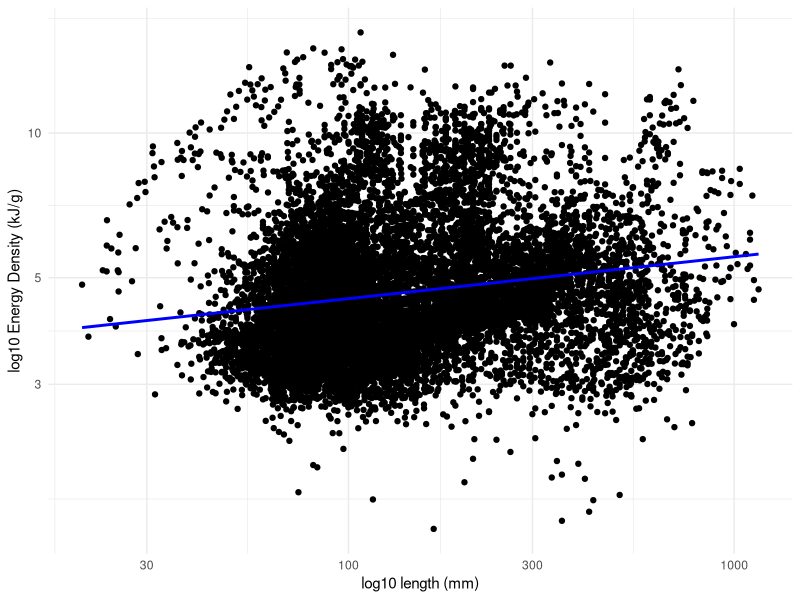
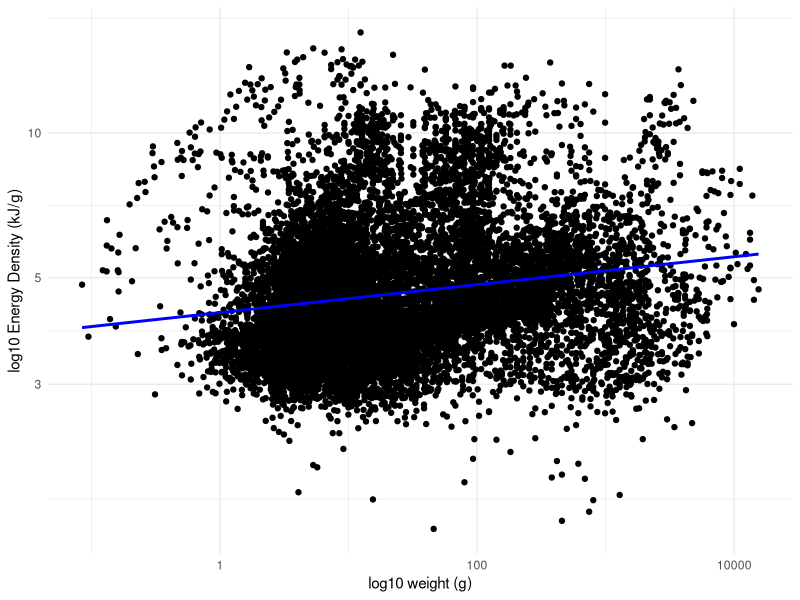
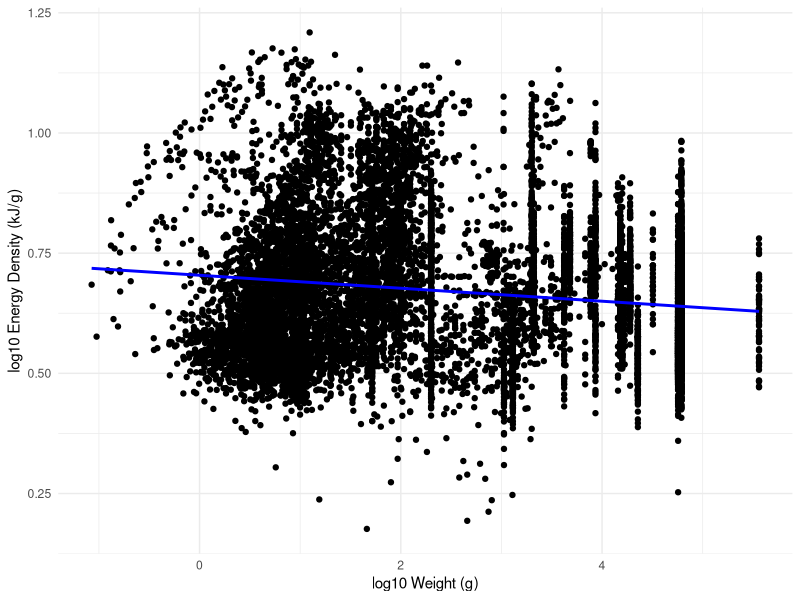

The R source for these figures, in order:
library(tidyverse)
library(dplyr)

setwd('C:/Users/xr49abiw/Documents/Energy-Budget-Model/data')

energy <- read.csv("EnergyDensityDatebaseDryad.csv")


scatter_plot <- ggplot(energy, aes(x = Length.mm.TL, y = EnergyDensity.kJ.g)) +
  geom_point() +
  geom_smooth(method = "lm", se = FALSE, color = "blue") +
  labs(x = "log10 length (mm)", y = "log10 Energy Density (kJ/g)") +
  scale_y_log10() +
  scale_x_log10()+
  theme_minimal()

print(scatter_plot)

energy1 <- energy |>
  mutate(Length.m = Length.mm.TL/1000,
         Weight = (10*Length.m^3)*1000)


scatter_plot <- ggplot(energy1, aes(x = Weight, y = EnergyDensity.kJ.g)) +
  geom_point() +
  geom_smooth(method = "lm", se = FALSE, color = "blue") +
  labs(x = "log10 weight (g)", y = "log10 Energy Density (kJ/g)") +
  scale_y_log10() +
  scale_x_log10()+
  theme_minimal()

print(scatter_plot)

energy1$log10_Energy <- log10(energy1$EnergyDensity.kJ.g)
energy1$log10_Weight <- log10(energy1$Weight)


regression  <- lm(log10_Energy ~ log10_Weight, data = energy1)
summary(regression)


bodymass <- read_tsv("FishBase.txt")
bodymass <- bodymass |>
  select(-'SpecCode')

energy1 <- energy |>
  left_join(bodymass, by = c(`Species` = "Species")) |>
  select(Species,EnergyDensity.kJ.g,Weight,Length.mm.TL) %>% mutate(Length.m = Length.mm.TL/1000)

energy2 <- energy1 |>
    mutate(Weight2 = case_when(is.na(Weight) ~ (10*Length.m^3)*1000,
                               T ~ NA))

energy3 <- energy2 |>
  mutate(Weight_final = case_when(is.na(Weight) ~ Weight2,
                             T ~ Weight))

# Log10 transform
energy3$log10_Energy <- log10(energy3$EnergyDensity.kJ.g)
energy3$log10_Weight <- log10(energy3$Weight_final)


regression  <- lm(log10_Energy ~ log10_Weight, data = energy3)
summary(regression)
#Intercept 0.74, slope -0.025

scatter_plot <- ggplot(energy3, aes(x = log10_Weight, y = log10_Energy)) +
  geom_point() +
  geom_smooth(method = "lm", se = FALSE, color = "blue") +
  labs(x = "log10 Weight (g)", y = "log10 Energy Density (kJ/g)") +
  theme_minimal()

print(scatter_plot)

#number of datapoints
energy1 |>
  pull(`Species`) |>
  n_distinct()
